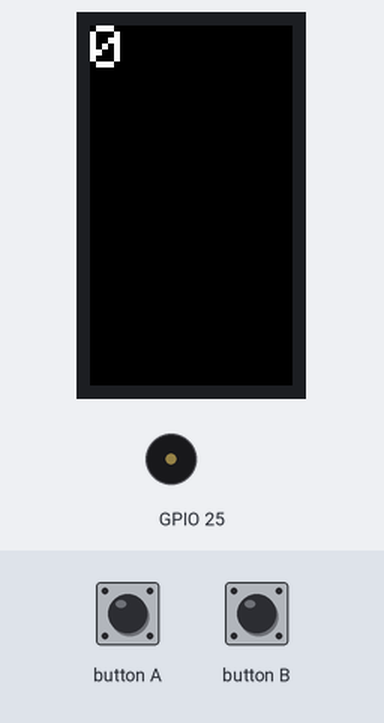
The sketch below on a simulated ESP32. On the bench: 135×240 colour display, buzzer (waves = sounding). Inputs (shaded band) come from the test bench. WiFi joins after 1.5 s; servers stay silent unless stated.

Above: at 5.9 s.
6.0 s: button A pressed for 0.15 s
At 6.3 s:
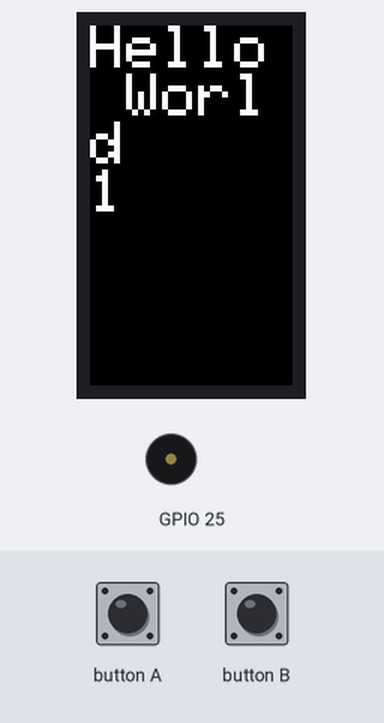
7.6 s: button B pressed for 0.15 s
At 8.7 s:
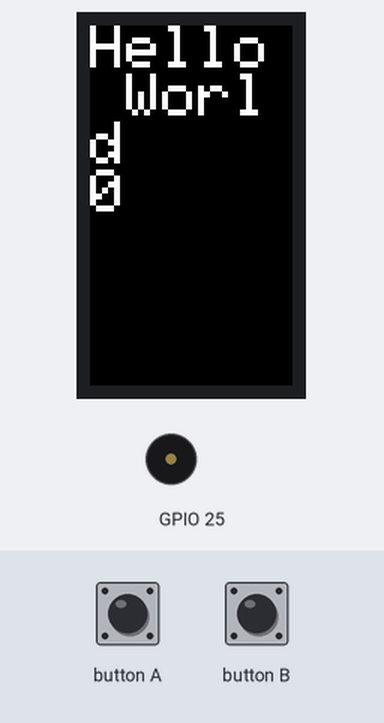
9.2 s: button A pressed for 1 s
At 9.9 s:
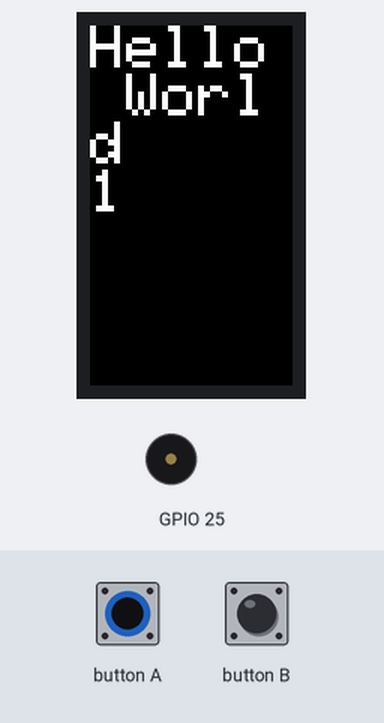
13.2 s: button B pressed for 1 s
At 16.3 s:
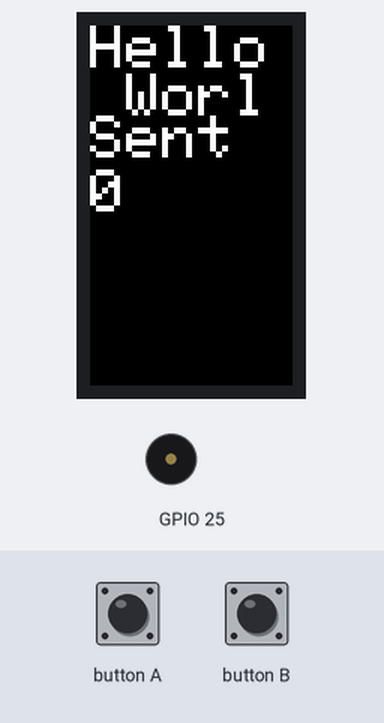
17.0 s: button B pressed for 0.15 s
At 18.3 s:
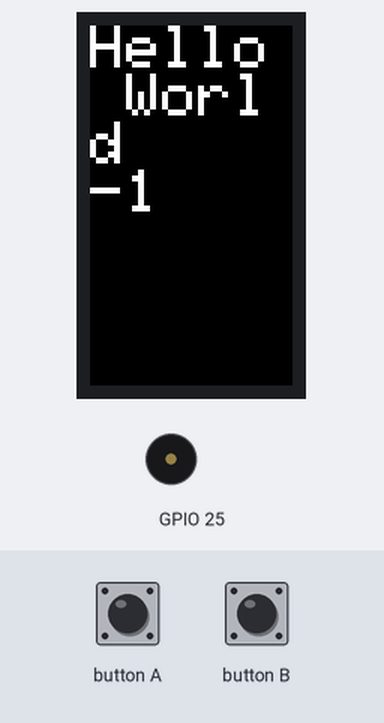
Timing chart, 0 to 32.6 s (numbered marks = the images above; inputs shaded):
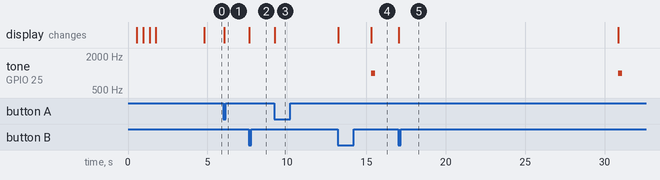

Measured:
- after the input at 6.0 s, the display: changes at once (image 1)
- after the input at 7.6 s, the display: changes at once (image 2)
- after the input at 9.2 s, the display: changes at once (image 3)
- after the input at 13.2 s, the display: first changes at once (image 4 shows a later state)
- after the input at 17.0 s, the display: changes after 0.05 s (image 5)

The sketch:

ThingSpeakWrite.ino
```cpp
//=======================================================
// File:    ThingSpeakWrite.ino
//
// Author:  J. Hathway 2024
//
// Dependencies:
//     - M5StickCPlus Library (M5Stack).
//     - WiFi Library (Arduino).
//     - ThingSpeak Library (MathWorks).
//
// Description:
//     - Write data to the ThingSpeak cloud service.
//     - Write every 15 seconds.
//     - Change counter value by using HOME and RST buttons.
//     - HOME = +1, RST = -1.
//     - Optional "beep" when message sent.
//=======================================================

#include <M5StickCPlus.h>
#include <ThingSpeak.h>
#include <WiFi.h>

//==========================================
//******************************************
// ***CHANGE THESE VARIABLES***
// WiFi details
const char* network = "UoE-Device";
const char* password = "12345678";

// ThingSpeak channel details
unsigned long channelNumber = 1234567;
const char* writeAPIKey = "ABCDEFGHIJKLM";

bool buzzer = true; // buzz when sent?

const char* statusMessage = "Hello World"; // Status message attached to data
//******************************************
//==========================================

bool connectToWiFi(const char* ssid, const char* pass);

WiFiClient client;
const unsigned long postingInterval = 15000;  // ThingSpeak has a rate limit of 15 seconds
unsigned long lastRequest = 0;

int counter = 0;

//=======================================================
// SETUP
void setup() {
  M5.begin();

  // Connect to WiFi
  while (!connectToWiFi(network, password)) {
    delay(1000);
    M5.Lcd.setCursor(0, 0);
    M5.Lcd.fillScreen(BLACK);
  }

  delay(1000);

  // Start ThingSpeak client
  ThingSpeak.begin(client);

  // Font settings
  M5.Lcd.setTextSize(4);
  M5.Lcd.fillScreen(BLACK);
  M5.Lcd.setCursor(0, 0);
  M5.Lcd.print(counter);
}

//=======================================================
// LOOP
void loop() {

  // HOME BUTTON PRESSED
  // - add one to counter
  // - print to LCD
  if (digitalRead(M5_BUTTON_HOME) == LOW) {
    counter += 1;

    // Print count to LCD
    M5.Lcd.fillScreen(BLACK);
    M5.Lcd.setCursor(0, 0);
    M5.Lcd.println(statusMessage);
    M5.Lcd.print(counter);

    // Wait until button released
    while (digitalRead(M5_BUTTON_HOME) == LOW) {}
  }


  // RST BUTTON PRESSED
  // - add one to counter
  // - print to LCD
  if (digitalRead(M5_BUTTON_RST) == LOW) {
    counter -= 1;

    // Print count to LCD
    M5.Lcd.fillScreen(BLACK);
    M5.Lcd.setCursor(0, 0);
    M5.Lcd.println(statusMessage);
    M5.Lcd.print(counter);

    // Wait until button released
    while (digitalRead(M5_BUTTON_RST) == LOW) {}
  }


  // EVERY 15 SECONDS
  // - Send count data to ThingSpeak channel
  if (millis() - lastRequest > postingInterval) {
    ThingSpeak.setStatus(statusMessage);
    ThingSpeak.setField(1, counter);
    ThingSpeak.writeFields(channelNumber, writeAPIKey);

    // Print to LCD
    M5.Lcd.setCursor(0, 60);
    M5.Lcd.println("Sent");

    // Buzz?
    if (buzzer) {
      M5.Beep.tone(1000);
      delay(250);
      M5.Beep.mute();
    }

    lastRequest = millis();
  }
}

//=======================================================
// CONNECT TO WIFI FUNCTION
bool connectToWiFi(const char* ssid, const char* pass) {
  M5.Lcd.print("Connecting");

  // initialise - WIFI_STA = Station Mode
  WiFi.mode(WIFI_STA);
  WiFi.begin(ssid, pass);

  // start timer
  unsigned long startAttemptTime = millis();

  // while not connected to WiFi AND before timeout
  while (WiFi.status() != WL_CONNECTED && millis() - startAttemptTime < 30000) {
    M5.Lcd.print(".");
    delay(400);
  }

  // Print status to LCD
  if (WiFi.status() != WL_CONNECTED) {
    M5.Lcd.println("\nErr: Failed to connect");
    delay(2000);
    return false;
  } else {
    M5.Lcd.println("\nConnected to:");
    M5.Lcd.println(ssid);
    delay(2000);
    return true;
  }
}
```
